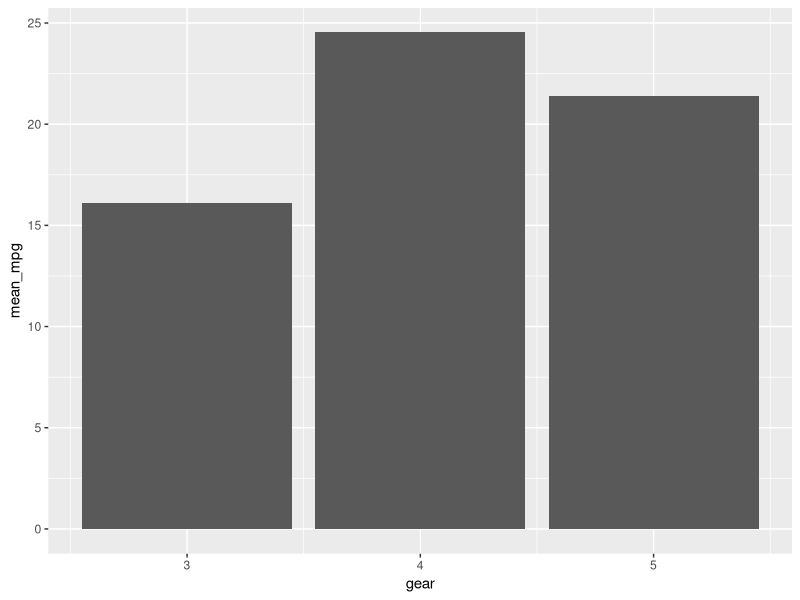

This figure's R source: (Note: this script raises an error after producing the figure.)
library(tidyverse)

ggplot(
  data = ungroup(summarise(group_by(mtcars, gear), mean_mpg = mean(mpg))),
  aes(x = gear, y = mean_mpg)
) +
  geom_col()

# read in data
covid_cases <- read_rds("data/covid_cases.rds")
covid_cases

View(covid_cases)


pivot_longer(
  covid_cases, 
  cols = starts_with("cases"), 
  names_to = "country", 
  values_to = "cases"
) %>% mutate(
  country = str_remove(country, "cases_"),
  year = year(date),
  month = month(date, label = TRUE)
) %>% group_by(
  country
) %>% summarise(
  total_cases = sum(cases)
) %>% mutate(
  pct_cases = round(total_cases / sum(total_cases) * 100, 3),
  pct_text = paste0(pct_cases, "%")
)





covid_cases %>% 
select(date, cases_chn, cases_vnm, cases_kor) %>% 
pivot_longer( 
  cols = starts_with("cases"), 
  names_to = "country", 
  values_to = "cases"
) %>% mutate(
  country = str_remove(country, "cases_"),
  year = year(date),
  month = month(date, label = TRUE)
) %>% ggplot(aes(x = date, y = cases, group = country, color = country)) +
  geom_line() +
  geom_point() +
  scale_y_continuous(breaks = seq(0, 20000, 1000), minor_breaks = NULL) +
  theme_bw() +
  ggtitle("Covid cases in 2020")



